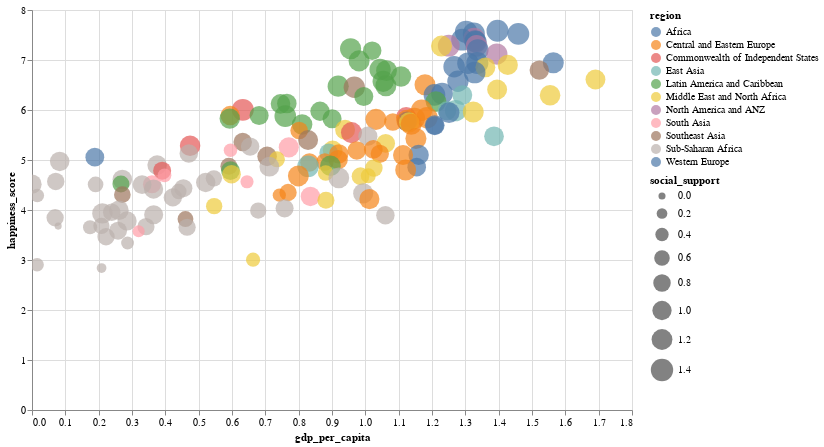

Notebook code cell kept with this figure:
### Code cell
#Interactive Scatter Plot
Scatterplot = alt.Chart(df).mark_circle().encode(
    x='gdp_per_capita:Q',
    y='happiness_score:Q',
    size=alt.Size('social_support:Q', scale=alt.Scale(range=[50, 500])),
    color='region:N',
    tooltip=['country', 'region', 'happiness_score', 'gdp_per_capita', 'social_support']
).properties(
    width=600,
    height=400
).interactive()
Scatterplot

### Figure 1 — Vega-Lite specification as saved in the notebook (floating-point values rounded to 4 significant figures; data arrays with more than 128 entries replaced by an {"elided": "..."} marker saying what was removed)
{"config": {"view": {"continuousWidth": 400, "continuousHeight": 300}}, "data": {"name": "data-7c01a59a9f185844b4bb3398f87d3e21"}, "mark": "circle", "encoding": {"color": {"field": "region", "type": "nominal"}, "size": {"field": "social_support", "scale": {"range": [50, 500]}, "type": "quantitative"}, "tooltip": [{"field": "country", "type": "nominal"}, {"field": "region", "type": "nominal"}, {"field": "happiness_score", "type": "quantitative"}, {"field": "gdp_per_capita", "type": "quantitative"}, {"field": "social_support", "type": "quantitative"}], "x": {"field": "gdp_per_capita", "type": "quantitative"}, "y": {"field": "happiness_score", "type": "quantitative"}}, "height": 400, "selection": {"selector001": {"type": "interval", "bind": "scales", "encodings": ["x", "y"]}}, "width": 600, "$schema": "https://vega.github.io/schema/vega-lite/v4.17.0.json", "datasets": {"data-7c01a59a9f185844b4bb3398f87d3e21": {"elided": "158 records"}}}
